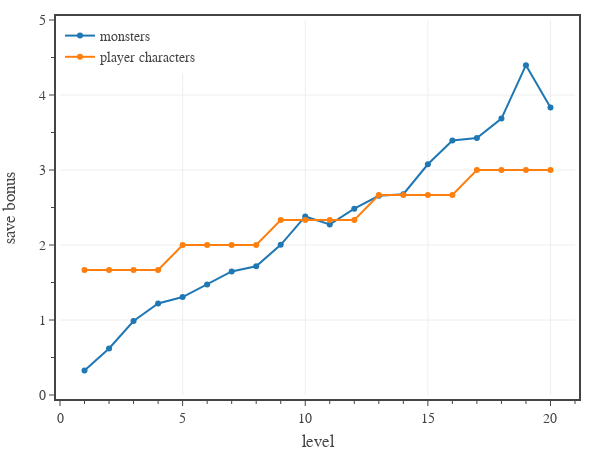

The notebook cell saved with this chart:
### Code cell
# plots average save bonus 

pc = {
    'level':      [ 1, 2, 3, 4, 5, 6, 7, 8, 9,10,11,12,13,14,15,16,17,18,19,20],
    'attack mod': [ 3, 3, 3, 4, 4, 4, 4, 5, 5, 5, 5, 5, 5, 5, 5, 5, 5, 5, 5, 5],
    'prof bonus': [ 2, 2, 2, 2, 3, 3, 3, 3, 4, 4, 4, 4, 5, 5, 5, 5, 6, 6, 6, 6],
    'ability mod': {
        'ability 1': [ 3, 3, 3, 3, 3, 3, 3, 3, 3, 3, 3, 3, 3, 3, 3, 3, 3, 3, 3, 3],
        'ability 2': [ 3, 3, 3, 3, 3, 3, 3, 3, 3, 3, 3, 3, 3, 3, 3, 3, 3, 3, 3, 3],
        'ability 3': [ 3, 3, 3, 3, 3, 3, 3, 3, 3, 3, 3, 3, 3, 3, 3, 3, 3, 3, 3, 3],
        'ability 4': [-1,-1,-1,-1,-1,-1,-1,-1,-1,-1,-1,-1,-1,-1,-1,-1,-1,-1,-1,-1],
        'ability 5': [-1,-1,-1,-1,-1,-1,-1,-1,-1,-1,-1,-1,-1,-1,-1,-1,-1,-1,-1,-1],
        'ability 6': [-1,-1,-1,-1,-1,-1,-1,-1,-1,-1,-1,-1,-1,-1,-1,-1,-1,-1,-1,-1],
    },
    'save mod': [ 0, 0, 0, 0, 0, 0, 0, 0, 0, 0, 0, 0, 0, 0, 0, 0, 0, 0, 0, 0]
}
pc['save dc'] = [8 + pc['attack mod'][i] + pc['prof bonus'][i] for i in range(20)]
for i in range(20):
    pc['save mod'][i] = np.mean([pc['ability mod'][ability][i] for ability in pc['ability mod']])
pc['save bonus'] = [pc['save mod'][i] + pc['prof bonus'][i]/3 for i in range(20)]

dfD = pd.read_csv('../../assets/data/dmg-targets.csv') # 'CR','PB','AC','AB','DC'
dfD = dfD[dfD['CR'].between(1, 20)]

dfM = df0[df0['CR'].between(1,20)]
dfM['Ave Mod'] = dfM.apply(lambda row: average_ability_mod(row), axis=1)
dfM = dfM[['CR','Ave Mod']].groupby('CR').mean().reset_index()
dfM.sort_values(by='CR', inplace=True)

# create figure
fig = go.Figure(
    layout=go.Layout(
        template=tfb.FIG_TEMPLATE,
        margin=dict(l=60, r=25, b=55, t=20, pad=4),
        xaxis=dict(
            title_text='level',
            range=[0,21],
            tick0=0, dtick=5,
            minor=dict(tick0=0, dtick=1),
        ),
        yaxis=dict(
            title_text='save bonus',
            range=[0,5],
            tick0=0, dtick=1,
            minor=dict(tick0=0, dtick=0.5),
        ),
        legend=dict(
            xanchor='left', yanchor='top',
            x=0.00, y=1.00,
            orientation='v',
            tracegroupgap=0,
        )
    )
)


# plot monster save DCs
fig.add_trace(go.Scatter(
    x=np.array(pc['level']), 
    y=np.array(dfM['Ave Mod']),
    mode='markers+lines', 
    name='monsters',
    hovertemplate=
        'Level %{x}<br>'+
        'Save Bonus %{y:,.0f}' + 
        '<extra></extra>'
))

# plot player character save DCs
fig.add_trace(go.Scatter(
    x=np.array(pc['level']), 
    y=np.array(pc['save bonus']),
    mode='markers+lines', 
    name='player characters',
    hovertemplate=
        'Level %{x}<br>'+
        'Save Bonus %{y:,.0f}' + 
        '<extra></extra>'
))

# show figure
fig.update_layout(width=600, height=450)
fig.show(config=tfb.FIG_CONFIG)

# save figures
if SAVEFIGS:
    fig.update_layout(autosize=True, width=None, height=None)
    save_fig_html(fig, format='large', name=f'./fig-save-bonus-vs-level-large')
    save_fig_html(fig, format='small', name=f'./fig-save-bonus-vs-level-small')

### Figure 1 — Plotly figure (JSON) as saved in the notebook; plotly's stock layout.template omitted (floating-point values rounded to 4 significant figures)
{"data": [{"hovertemplate": "Level %{x}<br>Save Bonus %{y:,.0f}<extra></extra>", "mode": "markers+lines", "name": "monsters", "type": "scatter", "x": [1, 2, 3, 4, 5, 6, 7, 8, 9, 10, 11, 12, 13, 14, 15, 16, 17, 18, 19, 20], "y": [0.3259, 0.6197, 0.9867, 1.22, 1.306, 1.475, 1.648, 1.716, 2.003, 2.381, 2.274, 2.484, 2.656, 2.677, 3.076, 3.394, 3.426, 3.685, 4.397, 3.833]}, {"hovertemplate": "Level %{x}<br>Save Bonus %{y:,.0f}<extra></extra>", "mode": "markers+lines", "name": "player characters", "type": "scatter", "x": [1, 2, 3, 4, 5, 6, 7, 8, 9, 10, 11, 12, 13, 14, 15, 16, 17, 18, 19, 20], "y": [1.667, 1.667, 1.667, 1.667, 2, 2, 2, 2, 2.333, 2.333, 2.333, 2.333, 2.667, 2.667, 2.667, 2.667, 3, 3, 3, 3]}], "layout": {"height": 450, "legend": {"orientation": "v", "tracegroupgap": 0, "x": 0, "xanchor": "left", "y": 1, "yanchor": "top"}, "margin": {"b": 55, "l": 60, "pad": 4, "r": 25, "t": 20}, "width": 600, "xaxis": {"dtick": 5, "minor": {"dtick": 1, "tick0": 0}, "range": [0, 21], "tick0": 0, "title": {"text": "level"}}, "yaxis": {"dtick": 1, "minor": {"dtick": 0.5, "tick0": 0}, "range": [0, 5], "tick0": 0, "title": {"text": "save bonus"}}}}
